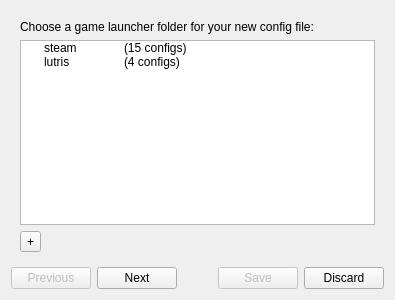
<?xml version="1.0" encoding="UTF-8"?>
<ui version="4.0">
 <class>Dialog</class>
 <widget class="QDialog" name="Dialog">
  <property name="windowModality">
   <enum>Qt::WindowModality::ApplicationModal</enum>
  </property>
  <property name="geometry">
   <rect>
    <x>0</x>
    <y>0</y>
    <width>395</width>
    <height>300</height>
   </rect>
  </property>
  <property name="windowTitle">
   <string>Dialog</string>
  </property>
  <property name="modal">
   <bool>true</bool>
  </property>
  <layout class="QVBoxLayout" name="verticalLayout">
   <item>
    <widget class="QStackedWidget" name="stackedWidget">
     <property name="currentIndex">
      <number>0</number>
     </property>
     <widget class="QWidget" name="page">
      <layout class="QVBoxLayout" name="verticalLayout_3">
       <item>
        <widget class="QLabel" name="label">
         <property name="text">
          <string>Choose a game launcher folder for your new config file:</string>
         </property>
        </widget>
       </item>
       <item>
        <widget class="QTreeWidget" name="game_launchers">
         <property name="alternatingRowColors">
          <bool>false</bool>
         </property>
         <property name="verticalScrollMode">
          <enum>QAbstractItemView::ScrollMode::ScrollPerPixel</enum>
         </property>
         <property name="rootIsDecorated">
          <bool>true</bool>
         </property>
         <property name="uniformRowHeights">
          <bool>false</bool>
         </property>
         <property name="headerHidden">
          <bool>true</bool>
         </property>
         <property name="expandsOnDoubleClick">
          <bool>true</bool>
         </property>
         <property name="columnCount">
          <number>2</number>
         </property>
         <attribute name="headerVisible">
          <bool>false</bool>
         </attribute>
         <attribute name="headerCascadingSectionResizes">
          <bool>false</bool>
         </attribute>
         <attribute name="headerHighlightSections">
          <bool>false</bool>
         </attribute>
         <column>
          <property name="text">
           <string>scopebuddy</string>
          </property>
         </column>
         <column>
          <property name="text">
           <string>number</string>
          </property>
         </column>
         <item>
          <property name="text">
           <string>steam</string>
          </property>
          <property name="text">
           <string>(15 configs)</string>
          </property>
         </item>
         <item>
          <property name="text">
           <string>lutris</string>
          </property>
          <property name="text">
           <string>(4 configs)</string>
          </property>
         </item>
        </widget>
       </item>
       <item>
        <layout class="QHBoxLayout" name="horizontalLayout_2">
         <item>
          <widget class="QToolButton" name="add_folder">
           <property name="text">
            <string>+</string>
           </property>
           <property name="icon">
            <iconset theme="QIcon::ThemeIcon::ListAdd"/>
           </property>
          </widget>
         </item>
         <item>
          <spacer name="horizontalSpacer_2">
           <property name="orientation">
            <enum>Qt::Orientation::Horizontal</enum>
           </property>
           <property name="sizeHint" stdset="0">
            <size>
             <width>40</width>
             <height>20</height>
            </size>
           </property>
          </spacer>
         </item>
        </layout>
       </item>
      </layout>
     </widget>
     <widget class="QWidget" name="page_2">
      <layout class="QVBoxLayout" name="verticalLayout_2">
       <item>
        <layout class="QHBoxLayout" name="horizontalLayout_5">
         <item>
          <widget class="QLabel" name="label_6">
           <property name="text">
            <string>&lt;html&gt;&lt;head/&gt;&lt;body&gt;&lt;p align=&quot;center&quot;&gt;For automatic detection by Scopebuddy in supported launchers, the file name must be the game's AppID.&lt;/p&gt;&lt;/body&gt;&lt;/html&gt;</string>
           </property>
           <property name="alignment">
            <set>Qt::AlignmentFlag::AlignCenter</set>
           </property>
           <property name="wordWrap">
            <bool>true</bool>
           </property>
           <property name="openExternalLinks">
            <bool>true</bool>
           </property>
          </widget>
         </item>
         <item>
          <widget class="QToolButton" name="appid_link">
           <property name="toolTip">
            <string>https://steamdb.info/apps</string>
           </property>
           <property name="text">
            <string>?</string>
           </property>
           <property name="icon">
            <iconset theme="QIcon::ThemeIcon::HelpAbout"/>
           </property>
          </widget>
         </item>
        </layout>
       </item>
       <item>
        <widget class="QLabel" name="label_2">
         <property name="text">
          <string>&lt;html&gt;&lt;head/&gt;&lt;body&gt;&lt;p align=&quot;center&quot;&gt;The display name is only used by this GUI—if a display name is set, it will be displayed in place of the file name.&lt;/p&gt;&lt;/body&gt;&lt;/html&gt;</string>
         </property>
         <property name="alignment">
          <set>Qt::AlignmentFlag::AlignCenter</set>
         </property>
         <property name="wordWrap">
          <bool>true</bool>
         </property>
         <property name="openExternalLinks">
          <bool>true</bool>
         </property>
        </widget>
       </item>
       <item>
        <layout class="QHBoxLayout" name="horizontalLayout_6">
         <property name="sizeConstraint">
          <enum>QLayout::SizeConstraint::SetDefaultConstraint</enum>
         </property>
         <item>
          <spacer name="horizontalSpacer_7">
           <property name="orientation">
            <enum>Qt::Orientation::Horizontal</enum>
           </property>
           <property name="sizeHint" stdset="0">
            <size>
             <width>40</width>
             <height>20</height>
            </size>
           </property>
          </spacer>
         </item>
         <item>
          <widget class="QLabel" name="label_5">
           <property name="sizePolicy">
            <sizepolicy hsizetype="Maximum" vsizetype="Preferred">
             <horstretch>0</horstretch>
             <verstretch>0</verstretch>
            </sizepolicy>
           </property>
           <property name="text">
            <string>Game Launcher:</string>
           </property>
          </widget>
         </item>
         <item>
          <widget class="QLabel" name="launcher">
           <property name="sizePolicy">
            <sizepolicy hsizetype="Maximum" vsizetype="Preferred">
             <horstretch>0</horstretch>
             <verstretch>0</verstretch>
            </sizepolicy>
           </property>
           <property name="text">
            <string>&lt;html&gt;&lt;head/&gt;&lt;body&gt;&lt;p&gt;&lt;span style=&quot; font-weight:700;&quot;&gt;Not set&lt;/span&gt;&lt;/p&gt;&lt;/body&gt;&lt;/html&gt;</string>
           </property>
          </widget>
         </item>
         <item>
          <spacer name="horizontalSpacer_8">
           <property name="orientation">
            <enum>Qt::Orientation::Horizontal</enum>
           </property>
           <property name="sizeHint" stdset="0">
            <size>
             <width>40</width>
             <height>20</height>
            </size>
           </property>
          </spacer>
         </item>
        </layout>
       </item>
       <item>
        <layout class="QHBoxLayout" name="horizontalLayout_3">
         <item>
          <spacer name="horizontalSpacer_3">
           <property name="orientation">
            <enum>Qt::Orientation::Horizontal</enum>
           </property>
           <property name="sizeHint" stdset="0">
            <size>
             <width>40</width>
             <height>20</height>
            </size>
           </property>
          </spacer>
         </item>
         <item>
          <widget class="QLabel" name="label_file_name">
           <property name="sizePolicy">
            <sizepolicy hsizetype="Maximum" vsizetype="Preferred">
             <horstretch>0</horstretch>
             <verstretch>0</verstretch>
            </sizepolicy>
           </property>
           <property name="text">
            <string>Name of the File: </string>
           </property>
          </widget>
         </item>
         <item>
          <widget class="QLineEdit" name="file_name">
           <property name="sizePolicy">
            <sizepolicy hsizetype="Maximum" vsizetype="Fixed">
             <horstretch>0</horstretch>
             <verstretch>0</verstretch>
            </sizepolicy>
           </property>
           <property name="dragEnabled">
            <bool>false</bool>
           </property>
           <property name="placeholderText">
            <string>File Name</string>
           </property>
           <property name="clearButtonEnabled">
            <bool>false</bool>
           </property>
          </widget>
         </item>
         <item>
          <spacer name="horizontalSpacer_4">
           <property name="orientation">
            <enum>Qt::Orientation::Horizontal</enum>
           </property>
           <property name="sizeHint" stdset="0">
            <size>
             <width>40</width>
             <height>20</height>
            </size>
           </property>
          </spacer>
         </item>
        </layout>
       </item>
       <item>
        <layout class="QHBoxLayout" name="horizontalLayout_4">
         <property name="leftMargin">
          <number>0</number>
         </property>
         <property name="rightMargin">
          <number>0</number>
         </property>
         <item>
          <spacer name="horizontalSpacer_5">
           <property name="orientation">
            <enum>Qt::Orientation::Horizontal</enum>
           </property>
           <property name="sizeHint" stdset="0">
            <size>
             <width>40</width>
             <height>20</height>
            </size>
           </property>
          </spacer>
         </item>
         <item>
          <widget class="QLabel" name="label_4">
           <property name="sizePolicy">
            <sizepolicy hsizetype="Maximum" vsizetype="Preferred">
             <horstretch>0</horstretch>
             <verstretch>0</verstretch>
            </sizepolicy>
           </property>
           <property name="text">
            <string>Name to display: </string>
           </property>
          </widget>
         </item>
         <item>
          <widget class="QLineEdit" name="display_name">
           <property name="sizePolicy">
            <sizepolicy hsizetype="Maximum" vsizetype="Fixed">
             <horstretch>0</horstretch>
             <verstretch>0</verstretch>
            </sizepolicy>
           </property>
           <property name="toolTip">
            <string>&lt;html&gt;&lt;head/&gt;&lt;body&gt;&lt;p&gt;This will be commented out and the first line in the file.&lt;/p&gt;&lt;/body&gt;&lt;/html&gt;</string>
           </property>
           <property name="placeholderText">
            <string>Name to display</string>
           </property>
          </widget>
         </item>
         <item>
          <spacer name="horizontalSpacer_6">
           <property name="orientation">
            <enum>Qt::Orientation::Horizontal</enum>
           </property>
           <property name="sizeHint" stdset="0">
            <size>
             <width>40</width>
             <height>20</height>
            </size>
           </property>
          </spacer>
         </item>
        </layout>
       </item>
       <item>
        <spacer name="verticalSpacer">
         <property name="orientation">
          <enum>Qt::Orientation::Vertical</enum>
         </property>
         <property name="sizeHint" stdset="0">
          <size>
           <width>20</width>
           <height>40</height>
          </size>
         </property>
        </spacer>
       </item>
      </layout>
     </widget>
    </widget>
   </item>
   <item>
    <layout class="QHBoxLayout" name="horizontalLayout">
     <item>
      <widget class="QPushButton" name="previous">
       <property name="enabled">
        <bool>false</bool>
       </property>
       <property name="text">
        <string>Previous</string>
       </property>
      </widget>
     </item>
     <item>
      <widget class="QPushButton" name="next">
       <property name="text">
        <string>Next</string>
       </property>
      </widget>
     </item>
     <item>
      <spacer name="horizontalSpacer">
       <property name="orientation">
        <enum>Qt::Orientation::Horizontal</enum>
       </property>
       <property name="sizeHint" stdset="0">
        <size>
         <width>40</width>
         <height>20</height>
        </size>
       </property>
      </spacer>
     </item>
     <item>
      <widget class="QPushButton" name="save">
       <property name="enabled">
        <bool>false</bool>
       </property>
       <property name="text">
        <string>Save</string>
       </property>
       <property name="icon">
        <iconset theme="QIcon::ThemeIcon::DocumentSave"/>
       </property>
      </widget>
     </item>
     <item>
      <widget class="QPushButton" name="discard">
       <property name="text">
        <string>Discard</string>
       </property>
       <property name="icon">
        <iconset theme="QIcon::ThemeIcon::EditDelete"/>
       </property>
      </widget>
     </item>
    </layout>
   </item>
  </layout>
 </widget>
 <resources/>
 <connections/>
</ui>
